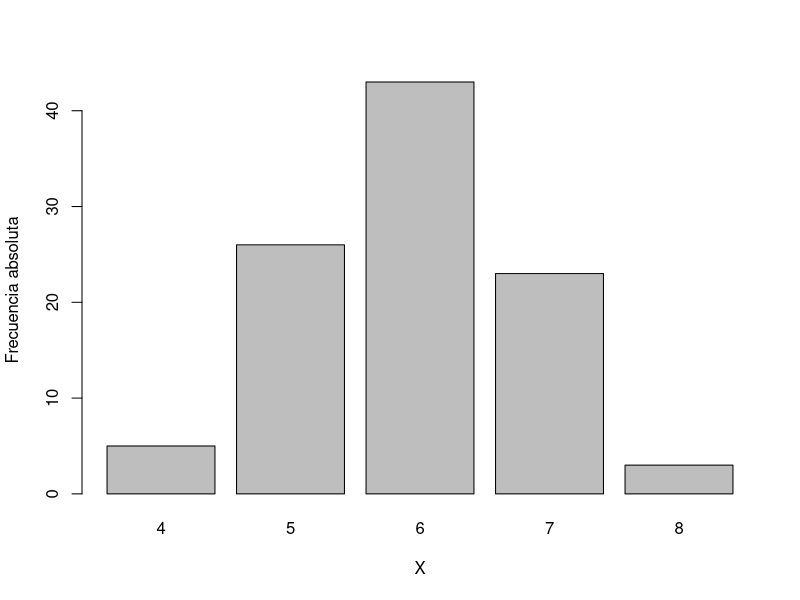
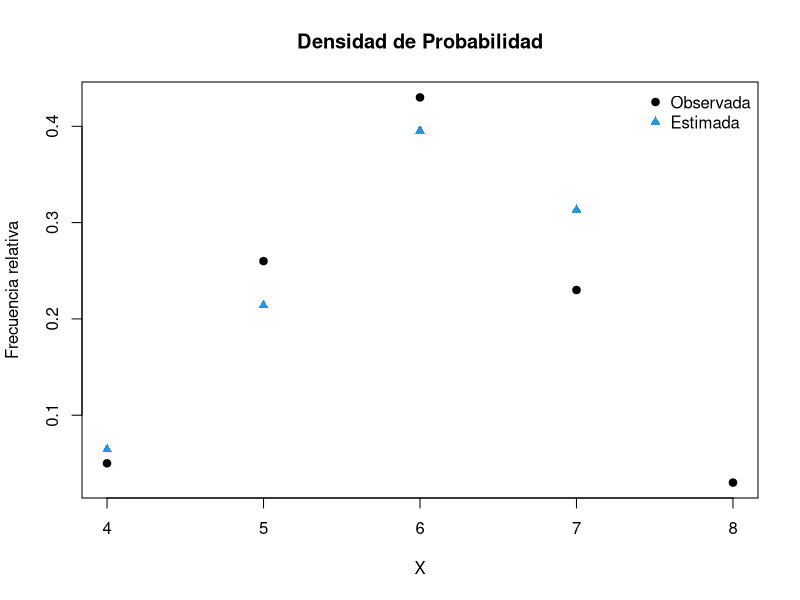
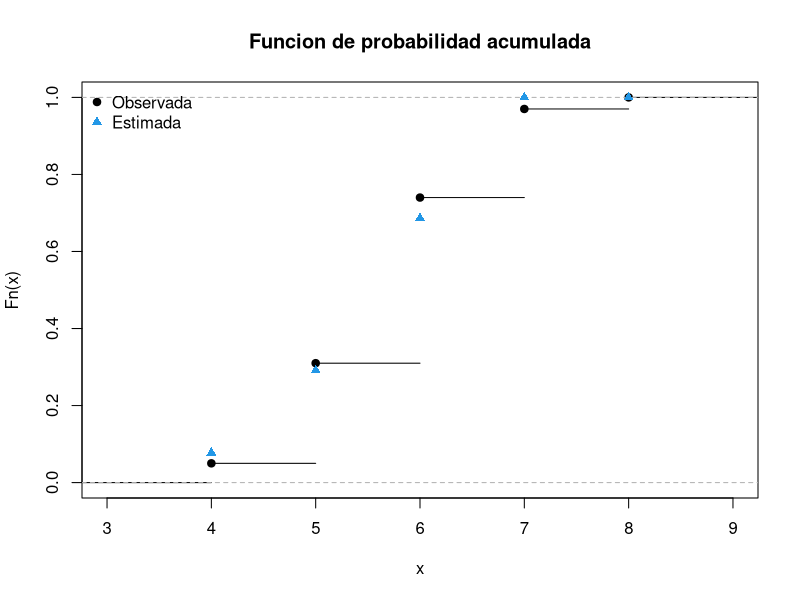
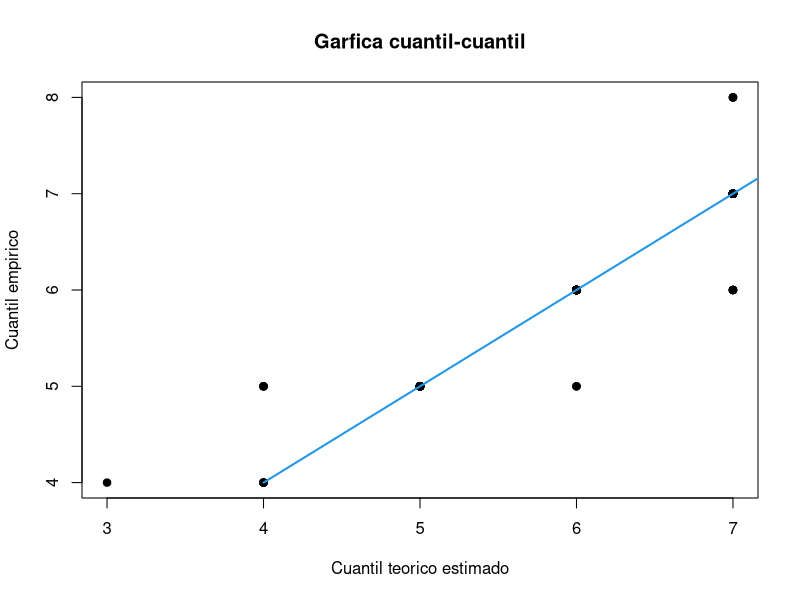

Write the R code that produced these figures, in order.
################################################################
#VARIABLE ALEATORIA DISCRETA: CASO BINOMIAL                    #
################################################################
#DATOS SIMULADOS

#Librerias utilizadas
library (gdata)
#Leyendo los datos obtenidos
dat=read.table("Data.txt")
#DATOS SIMULADOS
Xobs = dat$V1
Xobs
N<-7
p<-0.5
k<-100

#ESTADISTICA DESCRIPTIVA
summary(Xobs)

#GRAFICA DE LOS DATOS: FRECUENCIA ABSOLUTA
ExtremoIntervalos<-seq(3.5,8.5,1)
TablaFrecuencia<-table(cut(Xobs,ExtremoIntervalos))
ValoresX<-seq(4,8,1)
names(TablaFrecuencia)<-ValoresX
barplot(TablaFrecuencia,xlab="X",ylab="Frecuencia absoluta")

#ESTIMADOR DE MAXIMA VEROSIMILITUD
EMV<-sum(Xobs)/(N*k)
EMV

#GRAFICA: DENSIDAD DE PROBABILIDAD VERSUS LA ESTIMADA
FrecuenciaRelativa<-as.numeric(prop.table(TablaFrecuencia))
DensidadProbabilidadEMV<-dbinom(ValoresX,size=N,prob=EMV)
plot(ValoresX,FrecuenciaRelativa,pch=19,col=1,xlab="X",ylab="Frecuencia relativa",
     main="Densidad de Probabilidad")
points(ValoresX,DensidadProbabilidadEMV,pch=17,col=4)
legend("topright",c("Observada","Estimada"),pch=c(19,17),col=c(1,4),bty="n")

#GRAFICA: DISTRIBUCION EMPIRICA VERSUS ESTIMADA
Fempirica<-ecdf(Xobs)
DistribucionEMV<-pbinom(ValoresX,size=N,prob=EMV)
plot(Fempirica,main="Funcion de probabilidad acumulada")
points(ValoresX,DistribucionEMV,type="p",pch=17,col=4)
legend("topleft",c("Observada","Estimada"),pch=c(19,17),col=c(1,4),bty="n")

#GRAFICA: CUANTIL EMPIRICO VERSUS TEORICO ESTIMADO
valpha<-(seq(1,k,1)-0.5)/k
QTE<-qbinom(valpha,size=N,prob=EMV)
QE<-sort(Xobs)
plot(QTE,QE,type="p",pch=19,cex=1,xlab="Cuantil teorico estimado",ylab="Cuantil empirico",
     main="Garfica cuantil-cuantil")
segments(4,4,8,8,lwd=2,col=4)
